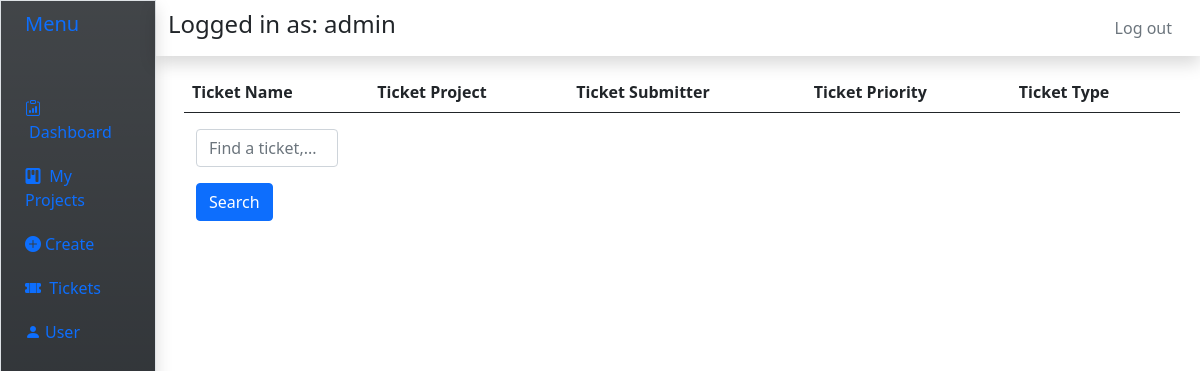
Before: /tickets/tview/ (signed in) with the older database file.
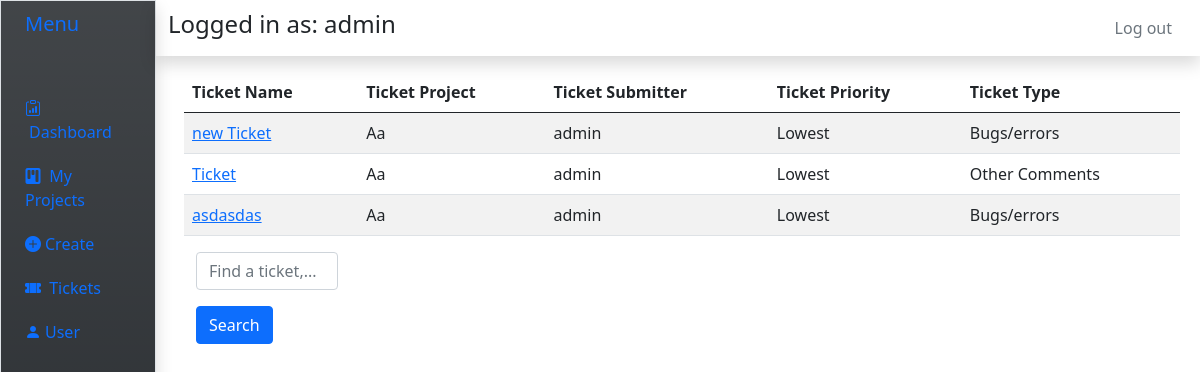
After: the same page with the newer database file.
### jiralike/models.py (models this page shows)
class User(AbstractUser):
	rchoices = [
		('Submitter','Submitter'),
		('Manager','Manager'),
		('Developer','Developer'),
		('Admin', 'Admin'),
	]
	role = models.CharField(
		max_length=40,
		choices = rchoices,
		default = 'Submitter'
	)

class Project(models.Model):
	name =  models.CharField(max_length=200, null = False)
	description = models.TextField(blank =True, null=True)
	user = models.ForeignKey(User, on_delete =models.CASCADE, null =True,related_name="project")
	def __str__(self):
		return self.name

### ticket/models.py (models this page shows, shortened)
class Ticket(models.Model):
	description = models.TextField(blank = True, null = True)
	slug = models.SlugField(default='slug')
	title = models.CharField(max_length=200, null=False, default='title')
	submitter = models.ForeignKey(User, on_delete=models.SET_NULL, null = True)
	assignee = models.ForeignKey(User, on_delete=models.SET_NULL,related_name='tickets',null=True)
	proj = models.ForeignKey(Project, on_delete=models.CASCADE, null=False, default = 1)
	pty = 	[
			('Lowest', 'Lowest'),
			('Low','Low'),
			('Medium','Medium'),
			('High', 'High'),
			('Highest','Highest'),
			]
	sts =[
		('Open','Open'),
		('Done','Done'),
		('In Progress', 'In Progress'),
		]
	tps = [
		('Bugs/errors','Bugs/errors'),
		('Feature Requests','Feature Requests'),
		('Other Comments','Other Comments'),
	]
	priority = models.CharField(
		max_length=20,
		choices = pty,
		default = 'Lowest'
	)
	status = models.CharField(
		max_length=20,
		choices = sts,
		default = 'Open'
	)
	created = models.TimeField("Created", auto_now=False,auto_now_add=True)
	types = models.CharField(
		max_length = 30,
		choices = tps,
		default = 'Other Comments'
	)
	history = HistoricalRecords()
	class Meta:
		app_label = 'ticket'

### ticket/views.py (the view)
# urls.py: path("tview/", views.tview, name ='tview'),
@login_required
def tview(response):
	query = response.GET.get('query','')
	t = Ticket.objects.filter(assignee = response.user)
	if query:
		t = t.filter(Q(title__icontains = query) | Q(description__icontains = query)|Q(types__icontains = query))#cannot filter foreignkeys
	return render(response, "ticket/tickets_view.html",{
		"tickets":t,
		"query":query,
		})

### ticket/templates/ticket/tickets_view.html
{%extends 'jiralike/base.html' %}
{%block content%}
<div class="container mx-1 mt-3">
<div class="row">
	<table class= 'table table-striped table-hover'>
		<thead>
			<tr>
				<th scope='col'>Ticket Name</th>
				<th scope='col'>Ticket Project</th>
				<th scope='col'>Ticket Submitter</th>
				<th scope='col'>Ticket Priority</th>
				<th scope='col'>Ticket Type</th>
			</tr>
		</thead>
		<tbody>
				{%for t in tickets%}
				<tr>
				<td><a href="{% url 'ticket:ticket' t.id %}">{{t.title}}</a></td>
				<td>{{t.proj}}</td>
				<td>{{t.assignee}}</td>
				<td>{{t.priority}}</td>
				<td>{{t.types}}</td>
				</tr>
				{%endfor%}
		</tbody>
	</table>
</div>
</div>
<div class="container mx-1">
	<div class="row">
		<div class="col-2">
			<form method = 'get' action="{% url  'ticket:tview' %}">
				<input  class = "form-control" name = 'query' type = 'text' value = "{{query}}" placeholder="Find a ticket,...">
				<button class = "btn btn-primary my-3">Search</button>
			</form>
		</div>
	</div>
</div>
{%endblock%}

### jiralike/templates/jiralike/base.html (shortened to what this page needs)
<!DOCTYPE html>
<html>
<head>
  <link href="https://cdn.jsdelivr.net/npm/bootstrap@5.0.2/dist/css/bootstrap.min.css" rel="stylesheet"
>
  <link rel="stylesheet" href="https://cdn.jsdelivr.net/npm/bootstrap-icons@1.10.3/font/bootstrap-icons.css">
</head>
<body>
  <div class="container-fluid">
    <div class="row flex-nowrap">
      <div class="col-auto col-md-3 col-xl-2 px-sm-2 px-0 bg-dark bg-gradient border shadow  " style="width: 13%;">
        <div class="d-flex flex-column align-items-center align-items-sm-start px-3 pt-2 text-dark min-vh-100">
          <a href="/" class="d-flex align-items-center pb-3 mb-md-0 me-md-auto text-primary text-decoration-none">
            <span class="fs-5 d-none d-sm-inline">Menu</span>
          </a>
          <ul class="nav nav-pills flex-column mb-sm-auto mb-0 align-items-center align-items-sm-start" id="menu">
            <li class="nav-item mb-1">
              <a href="/home" class="nav-link align-middle px-0">
                <i class="bi bi-clipboard-data"></i> <span class="ms-1 d-none d-sm-inline">Dashboard</span>
              </a>
            </li>
            <ul class="nav nav-pills flex-column mb-sm-auto mb-0 align-items-center align-items-sm-start" id="menu">
              <li class="nav-item mb-1">
                <a href="/view" class="nav-link align-middle px-0">
                  <i class="bi bi-kanban-fill"></i> <span class="ms-1 d-none d-sm-inline">My Projects</span>
                </a>
              </li>
              <li class="nav-item mb-1">
                <a href="{% url 'create' %}" class="nav-link align-middle px-0">
                  <i class="bi bi-plus-circle-fill"></i><span class="ms-1 d-none d-sm-inline">Create</span>
                </a>
              </li>
              <li class="nav-item mb-1">
                <a href="{% url 'ticket:tview' %}" class="nav-link align-middle px-0">
                  <i class="bi bi-ticket-perforated-fill"></i> <span class="ms-1 d-none d-sm-inline">Tickets</span>
                </a>
              </li>
              <li class="nav-item">
                <a href="{% url 'current_user' %}" class="nav-link align-middle px-0">
                  <i class="bi bi-person-fill"></i><span class="ms-1 d-none d-sm-inline">User</span>
                </a>
              </li>
            </ul>
        </div>
      </div>
      <div class="col">
        <div class="row sticky-top">
          <nav class="navbar navbar-expand-lg navbar-white  shadow">
            <div class="col-8">
              {% if user.is_anonymous == False%}
              <p class='h4'>Logged in as: {{user}}</p>
              {% endif %}
            </div>
            <div class="col-4 text-secondary">
              {%if user.is_anonymous%}
              <div class="d-flex justify-content-end"><a class="nav-link text-secondary" href="/login">Login</a></div>
              {%else%}
              <div class="d-flex justify-content-end"><a class="nav-link text-secondary" href="/logout">Log out</a>
              </div>
              {%endif%}
            </div>
          </nav>
        </div>
        {%block content%}{%endblock%}
      </div>
    </div>
  </div>
</body>
</html>

Changed rows visible on the page:
added Ticket: title "new Ticket", proj "Aa", assignee "admin", priority "Lowest", types "Bugs/errors"
added Ticket: title "Ticket", proj "Aa", assignee "admin", priority "Lowest", types "Other Comments"
added Ticket: title "asdasdas", proj "Aa", assignee "admin", priority "Lowest", types "Bugs/errors"
